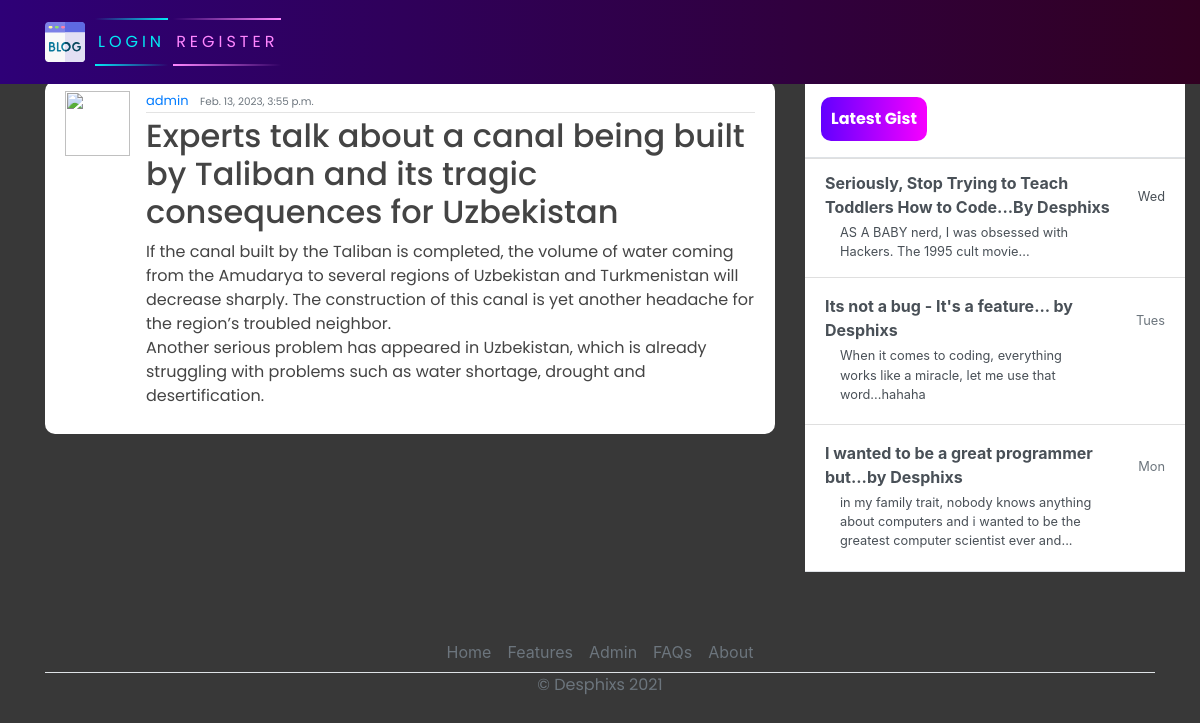
The app's page /post/1/ with its own data.
### post/models.py (models this page shows, shortened)
class Post(models.Model):
    title = models.CharField(max_length=200)
    content = models.TextField()
    created_at = models.DateTimeField(auto_now_add=True)
    author = models.ForeignKey(User, on_delete=models.CASCADE)
    class Meta:
        ordering = ["-created_at"]

### post/views.py (the view)
# urls.py: path('post/<int:id>/', post_detail, name="blog-detail"),
def post_detail(request, id):
    post = Post.objects.get(id=id)
    context = {
        'post': post,
    }
    return render(request, 'blog/post_detail.html', context)

### templates/blog/post_detail.html (shortened to what this page needs)
{% extends 'blog/base.html' %}
{% block content %}
<article class="media content-section">
    <img class="rounded-cirlce article-img" src="{{ object.author.profile.image.url }}" alt="">
    <div class="media-body">
        <div class="article-metadata">
            <a class="mr-2" href="#">{{ post.author }}</a>
            <small class="text-muted">{{ post.created_at }}</small> <br>
        </div>
        <h2><a class="article-title" href="#">{{ post.title }}</a></h2>
        <p class="article-content">{{ post.content }}</p>
    </div>
    <br>
</article>
{% endblock content %}

### static/css/main.css (style rules this page uses)
body { background-color: rgb(56, 56, 56); margin-top: 5rem; background-size: contain; background-repeat: no-repeat; }
h1, h2, h3, h4, h5, h6, p { color: #444444; font-family: 'Poppins', sans-serif; }
.content-section { background: #ffffff; padding: 10px 20px; border-radius: 10px; margin-bottom: 20px; }
.article-title { color: #444444; }
.article-content { white-space: pre-line; }
.article-img { height: 65px; width: 65px; margin-right: 16px; }
.article-metadata { font-family: 'Poppins', sans-serif; padding-bottom: 1px; margin-bottom: 4px; font-size: 13px; border-bottom: 1px solid #e3e3e3 }

### records on screen
Post: author "admin", created_at "Feb. 13, 2023, 3:55 p.m.", title "Experts talk about a canal being built by Taliban and its tragic consequences for Uzbekistan", content "If the canal built by the Taliban is completed, the volume of water coming from the Amudarya to several regions of Uzbekistan and Turkmenistan will decrease sharply. The construction of this canal is yet another headache for the region’s troubled neighbor. Another serious problem has appeared in Uzbekistan, which is already struggling with problems such as water shortage, drought and desertification."
